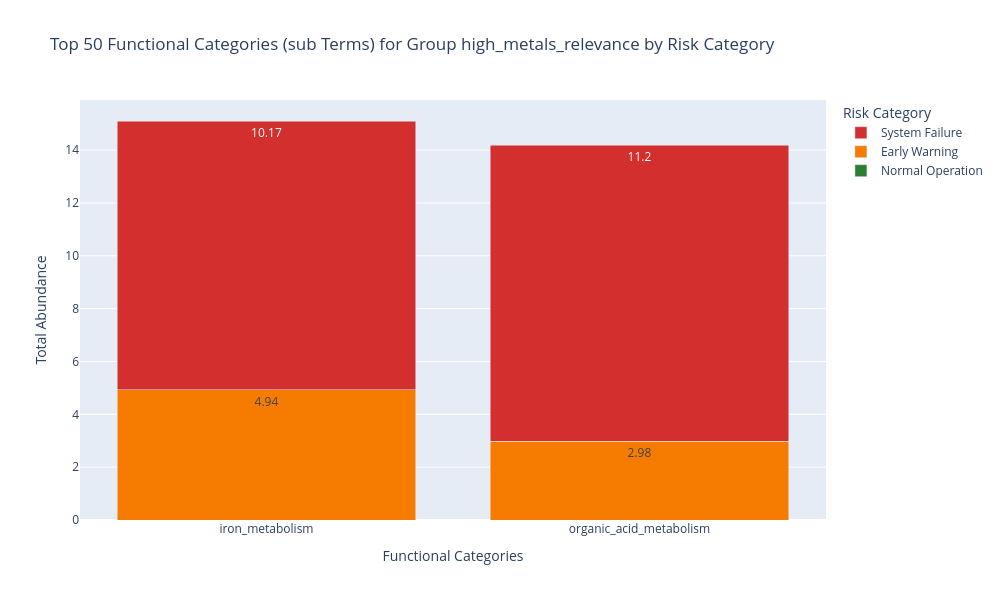

The cell this chart's notebook holds for it:
### Code cell
fig = plot_functional_distribution(high_metals_relevance, "high_metals_relevance")

fun_path = data_visual / "11_func.png"
plt.savefig(str(fun_path), dpi=300, bbox_inches='tight')
fig.show()

### Figure 1 — Plotly figure (JSON) as saved in the notebook; plotly's stock layout.template omitted (floating-point values rounded to 4 significant figures)
{"data": [{"marker": {"color": "#2E7D32"}, "name": "Normal Operation", "text": [0.0, 0.0], "textposition": "auto", "type": "bar", "x": ["iron_metabolism", "organic_acid_metabolism"], "y": [0.0, 0.0]}, {"marker": {"color": "#F57C00"}, "name": "Early Warning", "text": [4.94, 2.98], "textposition": "auto", "type": "bar", "x": ["iron_metabolism", "organic_acid_metabolism"], "y": [4.935, 2.976]}, {"marker": {"color": "#D32F2F"}, "name": "System Failure", "text": [10.17, 11.2], "textposition": "auto", "type": "bar", "x": ["iron_metabolism", "organic_acid_metabolism"], "y": [10.17, 11.2]}], "layout": {"barmode": "stack", "height": 600, "hovermode": "x", "legend": {"title": {"text": "Risk Category"}}, "title": {"text": "Top 50 Functional Categories (sub Terms) for Group high_metals_relevance by Risk Category"}, "width": 1000, "xaxis": {"title": {"text": "Functional Categories"}}, "yaxis": {"title": {"text": "Total Abundance"}}}}
